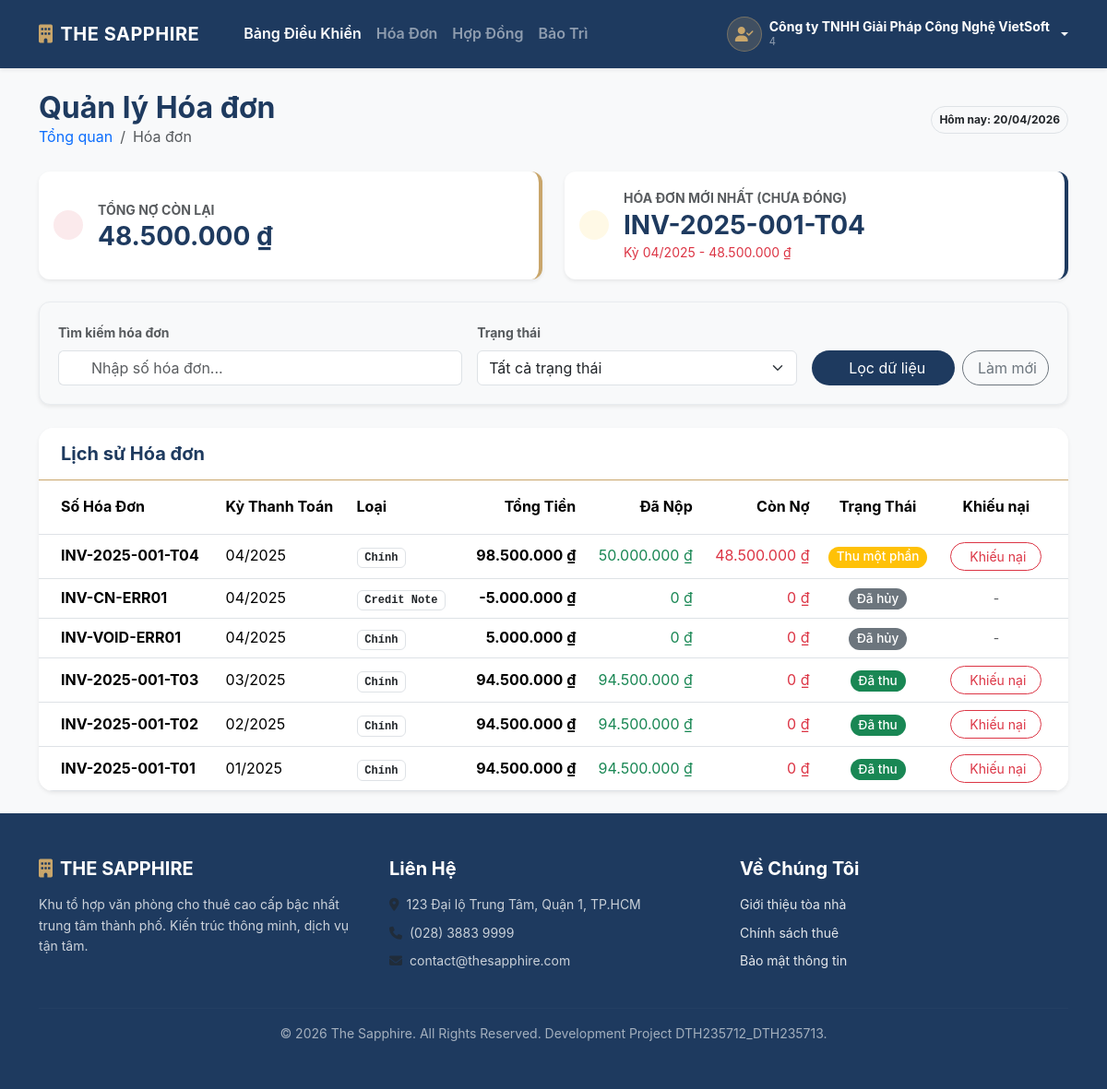
The page /modules/tenant/hoa_don.php (signed in) on the database its author committed.
### tables this page shows
CREATE TABLE HOA_DON (
    soHoaDon VARCHAR(50) PRIMARY KEY,
    soHopDong VARCHAR(50) NOT NULL,
    thang INT NOT NULL,
    nam INT NOT NULL,
    tongTien DECIMAL(15,2) DEFAULT 0.00,
    soTienDaNop DECIMAL(15,2) DEFAULT 0.00,
    soTienConNo DECIMAL(15,2) DEFAULT 0.00,
    trangThai VARCHAR(20) NOT NULL DEFAULT 'ConNo' COMMENT 'ConNo | DaThuMotPhan | DaThu | Void | Huy',
    kyThanhToan VARCHAR(20) NOT NULL COMMENT 'Dinh dang MM/YYYY',
    lyDo TEXT NULL,
    maNV VARCHAR(50) NULL,
    loaiHoaDon VARCHAR(20) DEFAULT 'Chinh' COMMENT 'Chinh | CreditNote',
    ngayLap DATETIME DEFAULT CURRENT_TIMESTAMP,
    created_at DATETIME DEFAULT CURRENT_TIMESTAMP,
    deleted_at DATETIME DEFAULT NULL,
    CONSTRAINT fk_hoa_don_hd FOREIGN KEY (soHopDong) REFERENCES HOP_DONG(soHopDong),
    CONSTRAINT fk_hd_nv FOREIGN KEY (maNV) REFERENCES NHAN_VIEN(maNV)
);

### includes/common/functions.php (called while the page is built, shortened)
<?php
function formatTien($soTien): string
{
    return number_format((float)$soTien, 0, ',', '.');
}
function e($chuoi): string
{
    return htmlspecialchars((string)$chuoi, ENT_QUOTES, 'UTF-8');
}

### modules/tenant/hoa_don.php (the view, shortened to what this page needs)
<?php
require_once __DIR__ . '/../../includes/common/functions.php';
$maKH = $_SESSION['user_id'];
$pdo = Database::getInstance()->getConnection();
$searchTerm = trim($_GET['search'] ?? '');
$sqlDebt = "SELECT SUM(hd.soTienConNo) as tong_no
            FROM HOA_DON hd
            JOIN HOP_DONG h ON hd.soHopDong = h.soHopDong
            WHERE h.maKH = ? AND hd.trangThai IN ('ConNo', 'DaThuMotPhan') AND hd.deleted_at IS NULL";
$stmtDebt = $pdo->prepare($sqlDebt);
$stmtDebt->execute([$maKH]);
$tongNo = (float)$stmtDebt->fetchColumn();
$sqlLatest = "SELECT hd.*
              FROM HOA_DON hd
              JOIN HOP_DONG h ON hd.soHopDong = h.soHopDong
              WHERE h.maKH = ? AND hd.trangThai IN ('ConNo', 'DaThuMotPhan') AND hd.deleted_at IS NULL
              ORDER BY hd.nam DESC, hd.thang DESC LIMIT 1";
$stmtLatest = $pdo->prepare($sqlLatest);
$stmtLatest->execute([$maKH]);
$latestInvoice = $stmtLatest->fetch(PDO::FETCH_ASSOC);
$conditions = ["h.maKH = ?", "hd.deleted_at IS NULL"];
$params = [$maKH];
$whereClause = implode(" AND ", $conditions);
$sqlList = "SELECT hd.*, h.maKH
            FROM HOA_DON hd
            JOIN HOP_DONG h ON hd.soHopDong = h.soHopDong
            WHERE $whereClause
            ORDER BY hd.nam DESC, hd.thang DESC";
$stmtList = $pdo->prepare($sqlList);
$stmtList->execute($params);
$hoaDonList = $stmtList->fetchAll(PDO::FETCH_ASSOC);
include __DIR__ . '/../../includes/tenant/header.php';
?>
<div class="container py-4">
    <div class="d-flex justify-content-between align-items-center mb-4">
        <div>
            <h2 class="fw-bold text-navy mb-0">Quản lý Hóa đơn</h2>
            <nav aria-label="breadcrumb">
                <ol class="breadcrumb mb-0">
                    <li class="breadcrumb-item"><a href="dashboard.php" class="text-decoration-none">Tổng quan</a></li>
                    <li class="breadcrumb-item active" aria-current="page">Hóa đơn</li>
                </ol>
            </nav>
        </div>
        <div class="text-end">
            <span class="badge bg-light text-dark p-2 border rounded-pill">Hôm nay: <?= date('d/m/Y') ?></span>
        </div>
    </div>
    <div class="row g-4 mb-4">
        <div class="col-md-6">
            <div class="card card-summary shadow-sm h-100">
                <div class="card-body d-flex align-items-center">
                    <div class="rounded-circle bg-danger bg-opacity-10 p-3 me-3">
                    </div>
                    <div>
                        <small class="text-muted text-uppercase fw-bold ls-1">Tổng nợ còn lại</small>
                        <h3 class="fw-bold text-navy mb-0"><?= formatTien($tongNo) ?> ₫</h3>
                    </div>
                </div>
            </div>
        </div>
        <div class="col-md-6">
            <div class="card card-summary shadow-sm h-100" style="border-right-color: var(--navy-primary);">
                <div class="card-body d-flex align-items-center">
                    <div class="rounded-circle bg-warning bg-opacity-10 p-3 me-3">
                    </div>
                    <div>
                        <small class="text-muted text-uppercase fw-bold ls-1">Hóa đơn mới nhất (Chưa đóng)</small>
                        <?php if ($latestInvoice): ?>
                            <h3 class="fw-bold text-navy mb-0"><?= e($latestInvoice['soHoaDon']) ?></h3>
                            <small class="text-danger">Kỳ <?= e($latestInvoice['kyThanhToan']) ?> - <?= formatTien($latestInvoice['soTienConNo']) ?> ₫</small>
                        <?php else: ?>
                            <h4 class="fw-bold text-success mb-0">Hoàn thành nghĩa vụ</h4>
                        <?php endif; ?>
                    </div>
                </div>
            </div>
        </div>
    </div>
    <div class="filter-bar shadow-sm">
        <form method="GET" class="row g-3 align-items-end">
            <div class="col-md-5">
                <label class="form-label small fw-bold text-muted">Tìm kiếm hóa đơn</label>
                <div class="input-group">
                    <span class="input-group-text bg-white border-end-0"><i class="bi bi-search"></i></span>
                    <input type="text" name="search" class="form-control border-start-0" placeholder="Nhập số hóa đơn..." value="<?= e($searchTerm) ?>">
                </div>
            </div>
            <div class="col-md-4">
                <label class="form-label small fw-bold text-muted">Trạng thái</label>
                <select name="status" class="form-select">
                    <option value="">Tất cả trạng thái</option>
                </select>
            </div>
            <div class="col-md-3 d-flex gap-2">
                <button type="submit" class="btn btn-navy flex-grow-1 rounded-pill bg-navy">
                    <i class="bi bi-funnel me-2"></i>Lọc dữ liệu
                </button>
                <a href="hoa_don.php" class="btn btn-outline-secondary rounded-pill">
                    <i class="bi bi-arrow-counterclockwise me-1"></i>Làm mới
                </a>
            </div>
        </form>
    </div>
    <div class="card shadow-sm border-0 rounded-4 overflow-hidden">
        <div class="card-header bg-white py-3 border-bottom border-gold">
            <h5 class="mb-0 fw-bold text-navy"><i class="bi bi-list-ul me-2"></i>Lịch sử Hóa đơn</h5>
        </div>
        <div class="card-body p-0">
            <div class="table-responsive">
                <table class="table table-hover align-middle mb-0">
                    <thead class="bg-light">
                        <tr>
                            <th class="ps-4 py-3">Số Hóa Đơn</th>
                            <th class="py-3">Kỳ Thanh Toán</th>
                            <th class="py-3">Loại</th>
                            <th class="text-end py-3">Tổng Tiền</th>
                            <th class="text-end py-3">Đã Nộp</th>
                            <th class="text-end py-3">Còn Nợ</th>
                            <th class="text-center py-3">Trạng Thái</th>
                            <th class="text-center pe-4 py-3">Khiếu nại</th>
                        </tr>
                    </thead>
                    <tbody>
                        <?php if (empty($hoaDonList)): ?>
                            <tr>
                                <td colspan="8" class="text-center py-5 text-muted">
                                    <div class="opacity-50">
                                        <i class="bi bi-inbox fs-1 d-block mb-2"></i>
                                        Không tìm thấy dữ liệu hóa đơn nào phù hợp.
                                    </div>
                                </td>
                            </tr>
                        <?php else: ?>
                            <?php foreach ($hoaDonList as $row):
                                $statusClass = 'secondary';
                                $statusText = $row['trangThai'];
                                switch($row['trangThai']) {
                                    case 'DaThuMotPhan':
                                        $statusClass = 'warning'; $statusText = 'Thu một phần'; break;
                                    case 'DaThu':
                                        $statusClass = 'success'; $statusText = 'Đã thu'; break;
                                    case 'Void':
                                    case 'Huy':
                                        $statusClass = 'secondary'; $statusText = 'Đã hủy'; break;
                                }
                            ?>
                                <tr>
                                    <td class="ps-4 fw-bold text-navy"><?= e($row['soHoaDon']) ?></td>
                                    <td><?= e($row['kyThanhToan']) ?></td>
                                    <td>
                                        <span class="badge border text-dark bg-white font-monospace">
                                            <?= $row['loaiHoaDon'] === 'CreditNote' ? 'Credit Note' : 'Chính' ?>
                                        </span>
                                    </td>
                                    <td class="text-end fw-bold"><?= formatTien($row['tongTien']) ?> ₫</td>
                                    <td class="text-end text-success"><?= formatTien($row['soTienDaNop']) ?> ₫</td>
                                    <td class="text-end text-danger"><?= formatTien($row['soTienConNo']) ?> ₫</td>
                                    <td class="text-center">
                                        <span class="badge rounded-pill bg-<?= $statusClass ?> status-badge">
                                            <?= $statusText ?>
                                        </span>
                                    </td>
                                    <td class="text-center pe-4">
                                        <?php if (!in_array($row['trangThai'], ['Void', 'Huy'])): ?>
                                            <button type="button"
                                                    class="btn btn-sm btn-outline-danger rounded-pill px-3 dispute-btn"
                                                    data-id="<?= e($row['soHoaDon']) ?>"
                                                    data-bs-toggle="modal"
                                                    data-bs-target="#disputeModal">
                                                <i class="bi bi-exclamation-octagon me-1"></i>Khiếu nại
                                            </button>
                                        <?php else: ?>
                                            <span class="text-muted small">-</span>
                                        <?php endif; ?>
                                    </td>
                                </tr>
                            <?php endforeach; ?>
                        <?php endif; ?>
                    </tbody>
                </table>
            </div>
        </div>
    </div>
</div>
<?php include __DIR__ . '/../../includes/tenant/footer.php'; ?>

### assets/css/style.css (style rules this page uses)
:root { --color-primary: #1e3a5f; --color-accent: #c9a66b; --color-background: #f4f7f9; --color-text: #1f2a44; --color-white: #ffffff; --color-success-bg: #d4edda; --color-success-text: #155724; --color-danger-bg: #f8d7da; --color-danger-text: #721c24; --color-warning-bg: #fff3cd; --color-warning-text: #e65c00; --shadow-soft: 0 4px 15px rgba(0, 0, 0, 0.05); --transition-base: all 0.3s ease-in-out; }
body { background-color: var(--color-background); color: var(--color-text); font-family: 'Inter', -apple-system, BlinkMacSystemFont, "Segoe UI", Roboto, sans-serif; line-height: 1.6; }

### includes/tenant/header.php (style rules this page uses)
body { background-color: #f4f7f9; }
.text-navy { color: #1e3a5f; }
.bg-navy { background-color: #1e3a5f; }
.border-gold { border-color: #c9a66b; }
.rounded-4 { border-radius: 1rem !important; }
.card { border: none; }

### modules/tenant/hoa_don.php (style rules this page uses)
:root { --navy-primary: #1e3a5f; --gold-accent: #c9a66b; }
.text-navy { color: var(--navy-primary); }
.bg-navy { background-color: var(--navy-primary) !important; color: white !important; }
.border-gold { border-color: var(--gold-accent) !important; }
.card-summary { border: none; border-right: 4px solid var(--gold-accent); transition: transform 0.2s; border-radius: 12px; }
.status-badge { font-weight: 500; font-size: 0.85rem; }
.filter-bar { background: #f8f9fa; border-radius: 12px; padding: 20px; margin-bottom: 25px; border: 1px solid #e9ecef; }

### rows shown on the page
hoa_don: soHoaDon "INV-2025-001-T04", kyThanhToan "04/2025", soTienConNo "48.500.000", loaiHoaDon "Chính", tongTien "98.500.000", soTienDaNop "50.000.000", trangThai "Thu một phần"
hoa_don: soHoaDon "INV-CN-ERR01", kyThanhToan "04/2025", loaiHoaDon "Credit Note", tongTien "-5.000.000", soTienDaNop "0", soTienConNo "0", trangThai "Đã hủy"
hoa_don: soHoaDon "INV-VOID-ERR01", kyThanhToan "04/2025", loaiHoaDon "Chính", tongTien "5.000.000", soTienDaNop "0", soTienConNo "0", trangThai "Đã hủy"
hoa_don: soHoaDon "INV-2025-001-T03", kyThanhToan "03/2025", loaiHoaDon "Chính", tongTien "94.500.000", soTienDaNop "94.500.000", soTienConNo "0", trangThai "Đã thu"
hoa_don: soHoaDon "INV-2025-001-T02", kyThanhToan "02/2025", loaiHoaDon "Chính", tongTien "94.500.000", soTienDaNop "94.500.000", soTienConNo "0", trangThai "Đã thu"
hoa_don: soHoaDon "INV-2025-001-T01", kyThanhToan "01/2025", loaiHoaDon "Chính", tongTien "94.500.000", soTienDaNop "94.500.000", soTienConNo "0", trangThai "Đã thu"

### other values the page prints
$_SESSION['ten_user'] "Công ty TNHH Giải Pháp Công Nghệ VietSoft"
$_SESSION['user_role'] "4"
formatTien($tongNo) "48.500.000"
